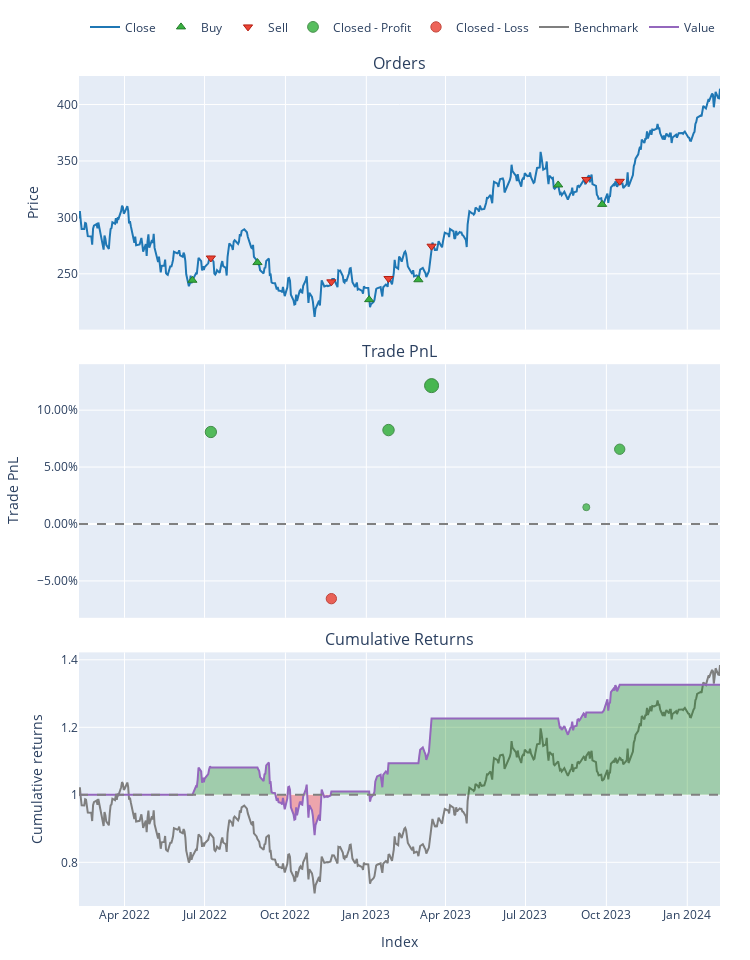

The notebook cell saved with this chart:
### Markdown cell above
### Custom indicators

### Code cell
# define a custom indicator
def custom_idc(close,rsi_window=14,ma_window=50,rsi_level_upper=70,rsi_level_lower=30):

    # close is the input data in numpy array and has number of columns equal to number of assets

    # rsi calculation
    rsi = vbt.RSI.run(close,window=rsi_window).rsi.to_numpy()

    # moving average
    ma = vbt.MA.run(close,window=ma_window).ma.to_numpy()

    # create signal sell=-1,hold=0, buy=1

    # sell if rsi>rsi_level_upper
    trend = np.where(rsi>rsi_level_upper,-1,0)

    # buy if rsi<rsi_level_lower and close>ma
    trend = np.where((rsi<rsi_level_lower)&(close<ma) ,1,trend)

    return trend

# setup indicator
ind = (vbt.IndicatorFactory(
    class_name='Combination',
    short_name='comb',
    input_names=['close'],
    param_names=['rsi_window','ma_window','rsi_level_upper','rsi_level_lower'],
    output_names=['value'])
    .from_apply_func(custom_idc,rsi_window=14,ma_window=50,rsi_level_upper=70,rsi_level_lower=30))


res = ind.run(micro_price,rsi_window=14,ma_window=60,rsi_level_upper=rsi_level_upper,rsi_level_lower=rsi_level_lower)

entries = res.value == 1
exits = res.value == -1

# create portfolio
pf = vbt.Portfolio.from_signals(micro_price, entries, exits, freq='1D')

# print stats
print(pf.stats())

# show portfolio
pf.plot().show()

### Figure 1 — Plotly figure (JSON) as saved in the notebook; plotly's stock layout.template omitted (floating-point values rounded to 4 significant figures; data arrays with more than 128 entries replaced by an {"elided": "..."} marker saying what was removed)
{"data": [{"legendgroup": "0", "line": {"color": "#1f77b4"}, "name": "Close", "showlegend": true, "type": "scatter", "uid": "6b055a77-7e73-49b0-a209-3ef05ec28255", "x": {"elided": "502 str values"}, "xaxis": "x", "y": {"elided": "502 float values"}, "yaxis": "y"}, {"customdata": [[0, 0.4094, 0], [2, 0.4158, 0], [4, 0.4447, 0], [6, 0.4467, 0], [8, 0.373, 0], [10, 0.3994, 0]], "hovertemplate": "Order Id: %{customdata[0]}<br>Timestamp: %{x}<br>Price: %{y}<br>Size: %{customdata[1]:.6f}<br>Fees: %{customdata[2]:.6f}", "legendgroup": "1", "marker": {"color": "#37B13F", "line": {"color": "rgb(38,123,44)", "width": 1}, "size": 8, "symbol": "triangle-up"}, "mode": "markers", "name": "Buy", "type": "scatter", "uid": "01db4d13-c049-4d21-9cd2-992105786254", "x": ["2022-06-17T04:00:00+00:00", "2022-08-30T04:00:00+00:00", "2023-01-04T05:00:00+00:00", "2023-03-01T05:00:00+00:00", "2023-08-07T04:00:00+00:00", "2023-09-26T04:00:00+00:00"], "xaxis": "x", "y": [244.3, 259.9, 227.1, 244.7, 328.7, 311.5], "yaxis": "y"}, {"customdata": [[1, 0.4094, 0], [3, 0.4158, 0], [5, 0.4447, 0], [7, 0.4467, 0], [9, 0.373, 0], [11, 0.3994, 0]], "hovertemplate": "Order Id: %{customdata[0]}<br>Timestamp: %{x}<br>Price: %{y}<br>Size: %{customdata[1]:.6f}<br>Fees: %{customdata[2]:.6f}", "legendgroup": "2", "marker": {"color": "#EA4335", "line": {"color": "rgb(181,31,18)", "width": 1}, "size": 8, "symbol": "triangle-down"}, "mode": "markers", "name": "Sell", "type": "scatter", "uid": "be49fa9d-d368-4585-b2f9-fd4e88c28d64", "x": ["2022-07-08T04:00:00+00:00", "2022-11-22T05:00:00+00:00", "2023-01-26T05:00:00+00:00", "2023-03-16T04:00:00+00:00", "2023-09-08T04:00:00+00:00", "2023-10-16T04:00:00+00:00"], "xaxis": "x", "y": [264.0, 242.9, 245.8, 274.5, 333.6, 332.0], "yaxis": "y"}, {"customdata": [[0, 0, 8.08, 0.0808], [2, 2, 8.331, 0.0825], [3, 3, 13.29, 0.1215], [4, 4, 1.808, 0.01475], [5, 5, 8.171, 0.06568]], "hovertemplate": "Exit Trade Id: %{customdata[0]}<br>Position Id: %{customdata[1]}<br>Exit Timestamp: %{x}<br>PnL: %{customdata[2]:.6f}<br>Return: %{customdata[3]:.2%}", "legendgroup": "3", "marker": {"color": "#37B13F", "line": {"color": "rgb(38,123,44)", "width": 1}, "opacity": [0.8428, 0.8452, 0.9, 0.75, 0.8215], "size": [11.33, 11.44, 14, 7, 10.34], "symbol": "circle"}, "mode": "markers", "name": "Closed - Profit", "type": "scatter", "uid": "39e30f3d-4729-47a5-82a5-fa0802c37ef2", "x": ["2022-07-08T04:00:00+00:00", "2023-01-26T05:00:00+00:00", "2023-03-16T04:00:00+00:00", "2023-09-08T04:00:00+00:00", "2023-10-16T04:00:00+00:00"], "xaxis": "x2", "y": [0.0808, 0.0825, 0.1215, 0.01475, 0.06568], "yaxis": "y2"}, {"customdata": [[1, 1, -7.09, -0.06559]], "hovertemplate": "Exit Trade Id: %{customdata[0]}<br>Position Id: %{customdata[1]}<br>Exit Timestamp: %{x}<br>PnL: %{customdata[2]:.6f}<br>Return: %{customdata[3]:.2%}", "legendgroup": "4", "marker": {"color": "#EA4335", "line": {"color": "rgb(181,31,18)", "width": 1}, "opacity": [0.8214], "size": [10.33], "symbol": "circle"}, "mode": "markers", "name": "Closed - Loss", "type": "scatter", "uid": "d5bceadc-cc8d-45c6-b111-8e55fb64e44c", "x": ["2022-11-22T05:00:00+00:00"], "xaxis": "x2", "y": [-0.06559], "yaxis": "y2"}, {"legendgroup": "5", "line": {"color": "#7f7f7f"}, "name": "Benchmark", "showlegend": true, "type": "scatter", "uid": "7c9d6236-890d-4522-808b-f39a37e16ff9", "x": {"elided": "502 str values"}, "xaxis": "x3", "y": {"elided": "502 float values"}, "yaxis": "y3"}, {"hoverinfo": "skip", "legendgroup": "6", "line": {"color": "rgba(0, 0, 0, 0)", "width": 0}, "opacity": 0, "showlegend": false, "type": "scatter", "uid": "12cc3bfe-a6b4-4107-9c60-c73ac801a085", "x": {"elided": "502 str values"}, "xaxis": "x3", "y": {"elided": "502 int values"}, "yaxis": "y3"}, {"connectgaps": false, "fill": "tonexty", "fillcolor": "rgba(0, 128, 0, 0.3)", "hoverinfo": "skip", "legendgroup": "6", "line": {"color": "rgba(0, 0, 0, 0)", "width": 0}, "opacity": 0, "showlegend": false, "type": "scatter", "uid": "d92e3db9-9b59-441f-adf0-cad6710c49b5", "x": {"elided": "502 str values"}, "xaxis": "x3", "y": {"elided": "502 float values"}, "yaxis": "y3"}, {"hoverinfo": "skip", "legendgroup": "6", "line": {"color": "rgba(0, 0, 0, 0)", "width": 0}, "opacity": 0, "showlegend": false, "type": "scatter", "uid": "314ee138-f0d9-4792-99ac-68bd47ffda6b", "x": {"elided": "502 str values"}, "xaxis": "x3", "y": {"elided": "502 int values"}, "yaxis": "y3"}, {"connectgaps": false, "fill": "tonexty", "fillcolor": "rgba(255, 0, 0, 0.3)", "hoverinfo": "skip", "legendgroup": "6", "line": {"color": "rgba(0, 0, 0, 0)", "width": 0}, "opacity": 0, "showlegend": false, "type": "scatter", "uid": "385af1ef-10d8-4c23-8bab-1cfcdb2c60f1", "x": {"elided": "502 str values"}, "xaxis": "x3", "y": {"elided": "502 float values"}, "yaxis": "y3"}, {"legendgroup": "7", "line": {"color": "#9467bd"}, "name": "Value", "showlegend": true, "type": "scatter", "uid": "01238ced-855d-4838-8d5e-6d1affe6623a", "x": {"elided": "502 str values"}, "xaxis": "x3", "y": {"elided": "502 float values"}, "yaxis": "y3"}, {"hoverinfo": "skip", "legendgroup": "6", "line": {"color": "rgba(0, 0, 0, 0)", "width": 0}, "opacity": 0, "showlegend": false, "type": "scatter", "uid": "f3406361-91ca-4faa-84b2-3462a5e21eba", "x": {"elided": "502 str values"}, "xaxis": "x3", "y": {"elided": "502 int values"}, "yaxis": "y3"}], "layout": {"annotations": [{"font": {"size": 16}, "showarrow": false, "text": "Orders", "x": 0.5, "xanchor": "center", "xref": "paper", "y": 1, "yanchor": "bottom", "yref": "paper"}, {"font": {"size": 16}, "showarrow": false, "text": "Trade PnL", "x": 0.5, "xanchor": "center", "xref": "paper", "y": 0.6528, "yanchor": "bottom", "yref": "paper"}, {"font": {"size": 16}, "showarrow": false, "text": "Cumulative Returns", "x": 0.5, "xanchor": "center", "xref": "paper", "y": 0.3056, "yanchor": "bottom", "yref": "paper"}], "height": 960, "legend": {"orientation": "h", "traceorder": "normal", "x": 1, "xanchor": "right", "y": 1.042, "yanchor": "bottom"}, "margin": {"b": 30, "l": 30, "r": 30, "t": 30}, "shapes": [{"line": {"color": "gray", "dash": "dash"}, "type": "line", "x0": 0, "x1": 1, "xref": "paper", "y0": 0, "y1": 0, "yref": "y2"}, {"line": {"color": "gray", "dash": "dash"}, "type": "line", "x0": 0, "x1": 1, "xref": "paper", "y0": 1, "y1": 1, "yref": "y3"}], "showlegend": true, "width": 750, "xaxis": {"anchor": "y", "domain": [0, 1], "matches": "x3", "showticklabels": false}, "xaxis2": {"anchor": "y2", "domain": [0, 1], "matches": "x3", "showticklabels": false}, "xaxis3": {"anchor": "y3", "domain": [0, 1], "title": {"text": "Index"}}, "yaxis": {"anchor": "x", "domain": [0.6944, 1], "title": {"text": "Price"}}, "yaxis2": {"anchor": "x2", "domain": [0.3472, 0.6528], "tickformat": ".2%", "title": {"text": "Trade PnL"}}, "yaxis3": {"anchor": "x3", "domain": [0, 0.3056], "title": {"text": "Cumulative returns"}}}}
